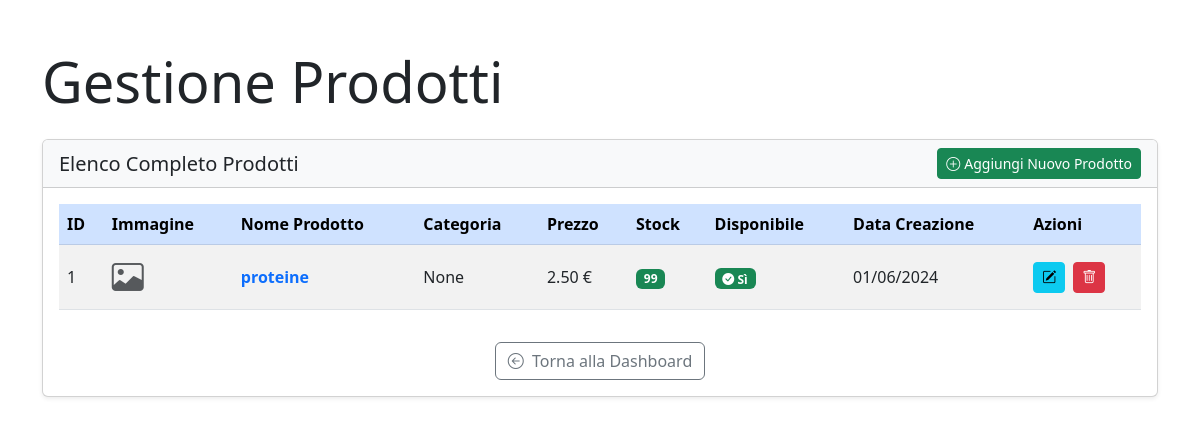
The app's page /products/manage/ (signed in), older data.
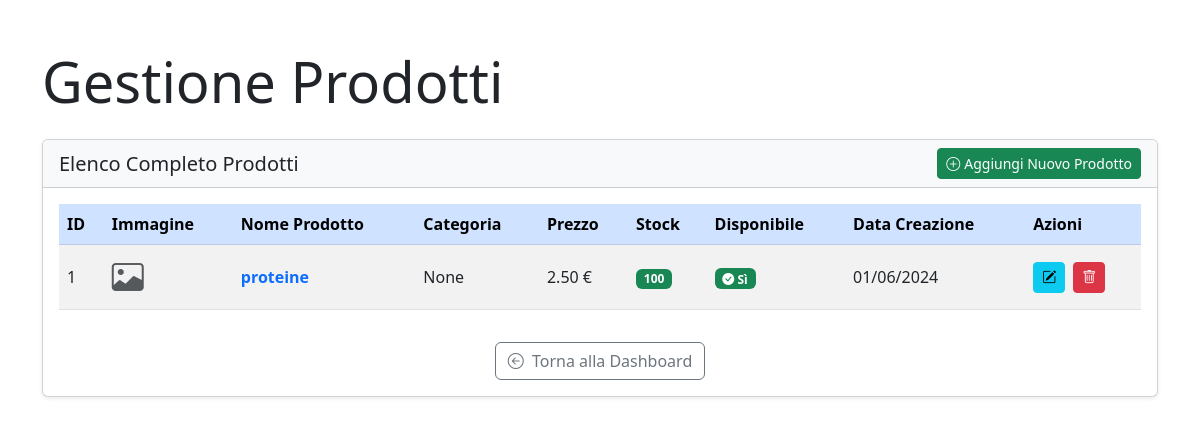
The same page, newer data.
### products/models.py (models this page shows, shortened)
class Product(models.Model):
    category = models.ManyToManyField(Category)  #todo: decide if meny-to-many or foreign key
    name = models.CharField(max_length=200, unique=True)
    description = models.TextField(blank=True)
    price = models.DecimalField(max_digits=10, decimal_places=2)
    stock = models.PositiveIntegerField()
    available = models.BooleanField(default=True)
    created = models.DateTimeField(auto_now_add=True)
    updated = models.DateTimeField(auto_now=True)  #todo: add the user who created the product
    image = models.ImageField(upload_to='product_images/', blank=True, null=True)
    class Meta:
        ordering = ('name',)

### products/views.py (the view)
# urls.py: path('manage/', ProductManageListView.as_view(), name='product_manage_list'),
class ProductManageListView(LoginRequiredMixin, UserPassesTestMixin, ListView, PermissionRequiredMixin):
    permission_required = 'products.change_product'
    model = Product
    template_name = 'products/product_manage_list.html'
    context_object_name = 'products'
    paginate_by = 10  # Paginazione per grandi quantità di prodotti
    def test_func(self):
        return is_store_manager(self.request.user)
    def get_queryset(self):
        queryset = super().get_queryset()
        query = self.request.GET.get('q')
        if query:
            queryset = queryset.filter(
                Q(name__icontains=query) |
                Q(description__icontains=query)
            )
        return queryset.order_by('name')  # Ordina i prodotti per nome
    def get_context_data(self, **kwargs):
        context = super().get_context_data(**kwargs)
        context['search_query'] = self.request.GET.get('q', '')
        return context

### products/views.py (called while the page is built)
def is_store_manager(user):
    return user.groups.filter(name='Store Managers').exists()

### templates/products/product_manage_list.html (shortened to what the changed rows need)
{% extends "base.html" %}
{% load static %}
{% block content %}
<div class="container py-5">
    <h1 class="display-4 mb-4">Gestione Prodotti</h1>
    <div class="card shadow-sm mb-4">
        <div class="card-body">
            <div class="table-responsive">
                <table class="table table-hover table-striped align-middle">
                    <thead class="table-primary">
                        <tr>
                            <th scope="col">ID</th>
                            <th scope="col">Immagine</th>
                            <th scope="col">Nome Prodotto</th>
                            <th scope="col">Categoria</th>
                            <th scope="col">Prezzo</th>
                            <th scope="col">Stock</th>
                            <th scope="col">Disponibile</th>
                            <th scope="col">Data Creazione</th>
                            <th scope="col">Azioni</th>
                        </tr>
                    </thead>
                    <tbody>
                        {% for product in products %}
                        <tr>
                            <td>{{ product.id }}</td>
                            <td>
                                {% if product.image %}
                                <img src="{{ product.image.url }}" alt="{{ product.name }}" class="img-thumbnail" style="width: 50px; height: 50px; object-fit: cover;">
                                {% else %}
                                <i class="bi bi-image text-muted" style="font-size: 2rem;"></i>
                                {% endif %}
                            </td>
                            <td>
                                <a href="{% url 'products:product_info' product.id %}?source=store_manager_dashboard" class="text-decoration-none fw-bold">
                                    {{ product.name }}
                                </a>
                            </td>
                            <td>{{ product.category.name }}</td>
                            <td>{{ product.price }} €</td>
                            <td>
                                {% if product.stock > 10 %}
                                    <span class="badge bg-success">{{ product.stock }}</span>
                                {% elif product.stock > 0 %}
                                    <span class="badge bg-warning text-dark">{{ product.stock }}</span>
                                {% else %}
                                    <span class="badge bg-danger">Esaurito</span>
                                {% endif %}
                            </td>
                            <td>
                                {% if product.available %}
                                <span class="badge bg-success"><i class="bi bi-check-circle-fill"></i> Sì</span>
                                {% else %}
                                <span class="badge bg-danger"><i class="bi bi-x-circle-fill"></i> No</span>
                                {% endif %}
                            </td>
                            <td>{{ product.created|date:"d/m/Y" }}</td>
                            <td>
                                <a href="{% url 'products:product_edit' product.id %}" class="btn btn-sm btn-info me-1" title="Modifica">
                                    <i class="bi bi-pencil-square"></i>
                                </a>
                                <a href="{% url 'products:product_delete' product.id %}" class="btn btn-sm btn-danger" title="Elimina">
                                    <i class="bi bi-trash"></i>
                                </a>
                            </td>
                        </tr>
                        {% endfor %}
                    </tbody>
                </table>
            </div>
        </div>
    </div>
</div>
{% endblock %}

Row changes from the older to the newer data that the page shows:
changed Product "proteine": stock "99" → "100"
